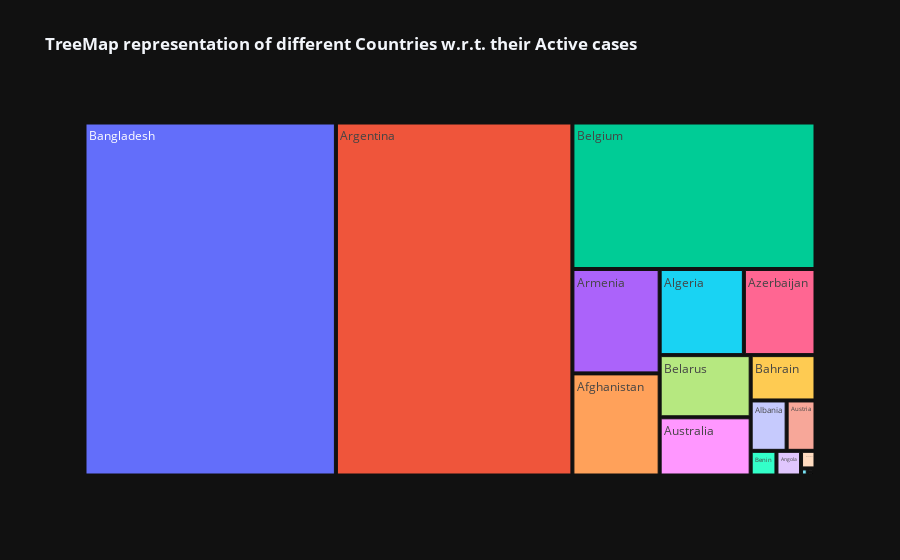

The notebook cell this image was saved under:
### Code cell
columns=['Active']
for i in columns:
    fig=px.treemap(df1[0:20],values=i,path=['Country/Region'],template="plotly_dark",
    title="<b>TreeMap representation of different Countries w.r.t. their {} cases </b>".format(i))
    fig.show()

### Figure 1 — Plotly figure (JSON) as saved in the notebook; plotly's stock layout.template omitted (floating-point values rounded to 4 significant figures)
{"data": [{"branchvalues": "total", "domain": {"x": [0, 1], "y": [0, 1]}, "hovertemplate": "labels=%{label}<br>Active=%{value}<br>parent=%{parent}<br>id=%{id}<extra></extra>", "ids": ["Afghanistan", "Albania", "Algeria", "Andorra", "Angola", "Antigua and Barbuda", "Argentina", "Armenia", "Australia", "Austria", "Azerbaijan", "Bahamas", "Bahrain", "Bangladesh", "Barbados", "Belarus", "Belgium", "Belize", "Benin", "Bhutan"], "labels": ["Afghanistan", "Albania", "Algeria", "Andorra", "Angola", "Antigua and Barbuda", "Argentina", "Armenia", "Australia", "Austria", "Azerbaijan", "Bahamas", "Bahrain", "Bangladesh", "Barbados", "Belarus", "Belgium", "Belize", "Benin", "Bhutan"], "name": "", "parents": ["", "", "", "", "", "", "", "", "", "", "", "", "", "", "", "", "", "", "", ""], "type": "treemap", "values": [9796, 1991, 7973, 52, 667, 18, 91782, 10014, 5825, 1599, 6781, 280, 3231, 97577, 9, 6221, 39154, 20, 699, 13]}], "layout": {"legend": {"tracegroupgap": 0}, "title": {"text": "<b>TreeMap representation of different Countries w.r.t. their Active cases </b>"}}}
